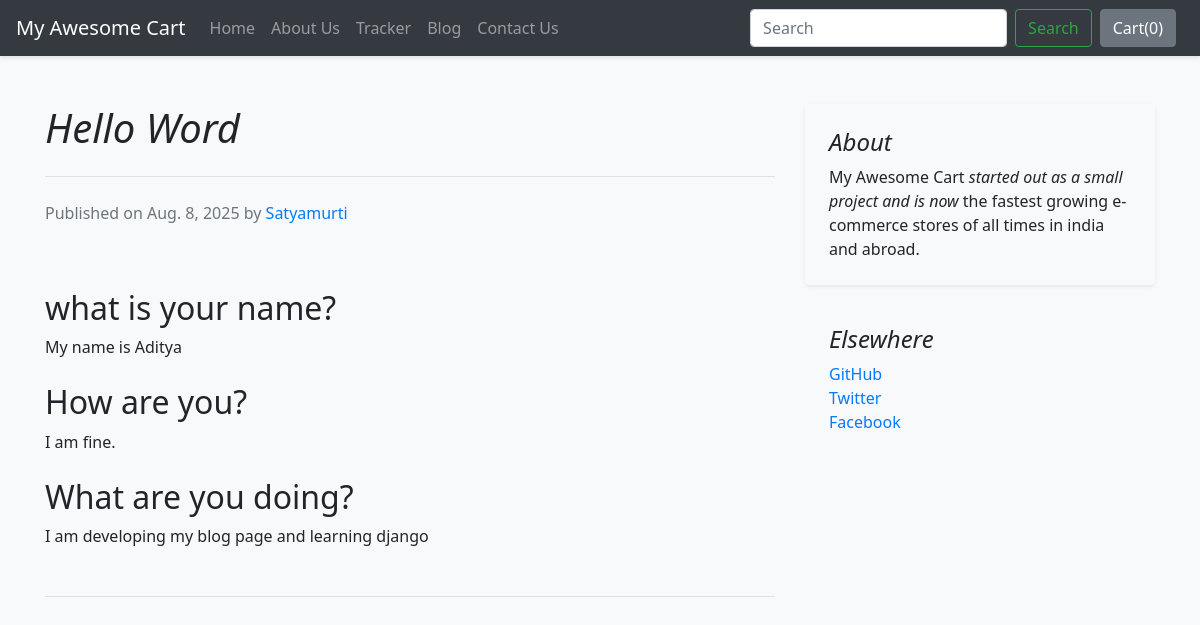
The app's page /blog/blogpost/2 with its own data.
### blog/models.py (models this page shows, shortened)
class Blogpost(models.Model):
    post_id = models.AutoField(primary_key= True)
    tilte = models.CharField(max_length=50)
    head0 = models.CharField(max_length=500, default="")
    chead0 = models.CharField(max_length=5000, default="")
    head1 = models.CharField(max_length=500, default="")
    chead1 = models.CharField(max_length=5000, default="")
    head2 = models.CharField(max_length=500, default="")
    chead2 = models.CharField(max_length=5000, default="")
    pub_date = models.DateField()
    writer = models.CharField(max_length=50, default="")
    thumbnail = models.ImageField(upload_to='shop/images', default="")

### blog/views.py (the view)
# urls.py: path('blogpost/<int:id>', views.blogpost,name="blogPost"),
def blogpost(request,id):
    post = Blogpost.objects.filter(post_id=id).first()
    return render(request,"blog/blogpost.html", {'post': post})

### blog/templates/blog/blogpost.html (shortened to what this page needs)
{% extends 'blog/basic.html' %}
{% block body %}
<div class="container mt-5">
    <div class="row">
        <div class="col-md-8 blog-main">
            <h1 class="pb-4 mb-4 font-italic border-bottom">
                {{post.tilte}}
            </h1>
            <div class="blog-post">
                <p class="blog-post-meta text-muted">Published on {{post.pub_date}} by <a href="#">{{post.writer}}</a></p>
                <div class="fb-like" data-href="http://127.0.0.1:8000/blog/blogpost/{{post.post_id}}" data-layout="standard" data-action="like" data-size="large" data-show-faces="false" data-share="true"></div><br>
                <h2 class="mt-4">{{post.head0}}</h2>
                <p>{{post.chead0}}</p>
                <h2 class="mt-4">{{post.head1}}</h2>
                <p>{{post.chead1}}</p>
                <h2 class="mt-4">{{post.head2}}</h2>
                <p>{{post.chead2}}</p>
            </div><hr class="my-5">
        </div><aside class="col-md-4 blog-sidebar">
            <div class="p-4 mb-3 bg-light rounded shadow-sm">
                <h4 class="font-italic">About</h4>
                <p class="mb-0">My Awesome Cart <em>started out as a small project and is now</em> the fastest growing e-commerce stores of all times in india and abroad.</p>
            </div>
            <div class="p-4">
                <h4 class="font-italic">Elsewhere</h4>
                <ol class="list-unstyled mb-0">
                    <li><a href="#" class="text-decoration-none">GitHub</a></li>
                    <li><a href="#" class="text-decoration-none">Twitter</a></li>
                    <li><a href="#" class="text-decoration-none">Facebook</a></li>
                </ol>
            </div>
        </aside></div>
</div>
{% endblock %}

### blog/templates/blog/basic.html (style rules this page uses)
body { font-family: 'Segoe UI', Tahoma, Geneva, Verdana, sans-serif; background-color: #f8f9fa; }

### records on screen
Blogpost: tilte "Hello Word", pub_date "Aug. 8, 2025", writer "Satyamurti", head0 "what is your name?", chead0 "My name is Aditya", head1 "How are you?", chead1 "I am fine.", head2 "What are you doing?", chead2 "I am developing my blog page and learning django"
